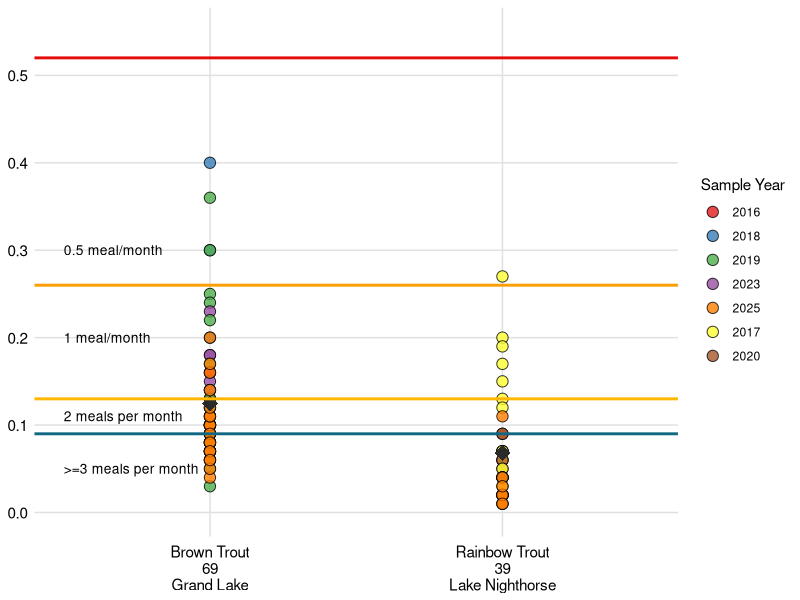
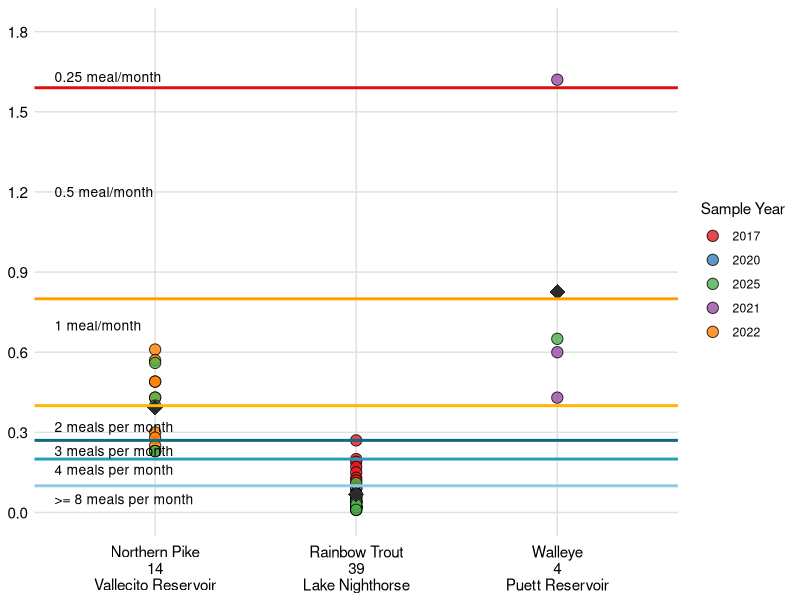
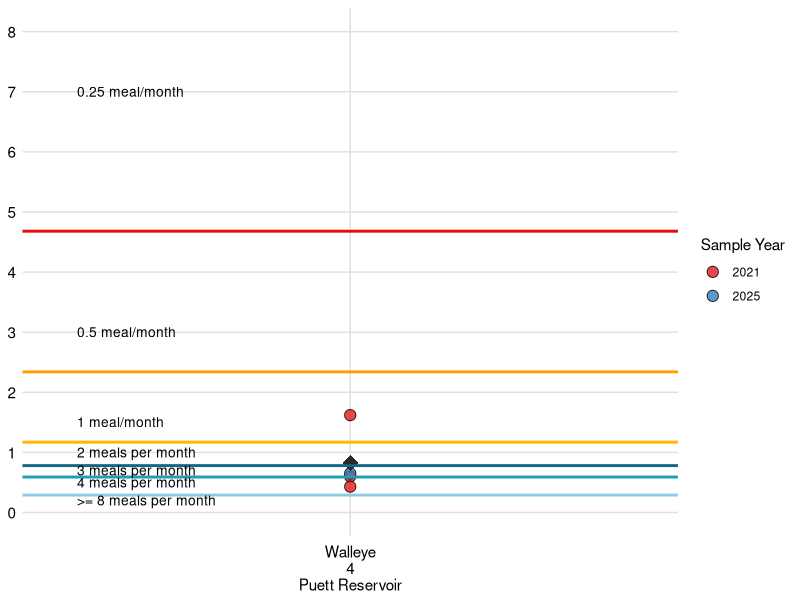

These charts were generated, in order, by the following R code:

library(ggplot2)
library(dplyr)
library(readxl)

# Importing the final dataset with TAC recommendations####

# Locate the directory
getwd()

# Import the new data
HgData_Clean_All_Data <- read_excel("03_Clean_Data/Hg_CleanedMaster_2026.xlsx")


# TAC Plots Children ####


# Filter for the waterbodies and species with recommendations for children that need to be discussed at the TAC
# Filter for the censored data unless the discussion includes data with combined data
Hg_SS_TAC_Children <- HgData_Clean_All_Data %>% filter(Sample_Year >= 2016) |>
  filter((Waterbody == "Grand Lake" &
            Species  == "Brown Trout") |
           (Waterbody == "Lake Nighthorse" &
              Species == "Rainbow Trout"
           )
  )

# Calculate the average concentration (result) for each species by waterbody.
Hg_SS_TAC_Children2 <- Hg_SS_TAC_Children %>%
  group_by(Waterbody, Species) %>%
  mutate(Average_Result = mean(Result), Num_Obs = n())



# Create a combined X-axis column with a newline character (\n)
# Make sure Year is treated as a factor/categorical variable
Hg_SS_TAC_Children2 <- Hg_SS_TAC_Children2 %>%
  mutate(
    x_label = paste(Species, Num_Obs, Waterbody, sep = "\n"),
    Year = as.factor(Sample_Year) # Convert year to factor for distinct colors
  )

# Run the plot
ggplot(Hg_SS_TAC_Children2, aes(x = x_label)) +
  # 1. Color points dynamically by Year (using fill or color)
  # shape = 21 allows a filled circle with a dark border
  geom_point(
    aes(y = Result, fill = Year), 
    shape = 21, 
    color = "black", 
    size = 3.5, 
    alpha = 0.8
  ) +
  
  # 2. Plot average results (green/dark diamonds)
  geom_point(aes(y = Average_Result), color = "#2a2a2a", shape = 18, size = 5) +
  
  # 3. Horizontal threshold lines
  geom_hline(yintercept = 0.52, color = "#e40b0b", linewidth = 1) + 
  geom_hline(yintercept = 0.26, color = "#fd9e02", linewidth = 1) + 
  geom_hline(yintercept = 0.13, color = "#ffb703", linewidth = 1) + 
  geom_hline(yintercept = 0.09, color = "#126782", linewidth = 1) + 
  
  # 4. Annotations
  annotate("text", x = 0.5, y = 0.3, label = "0.5 meal/month", hjust = 0, size = 3.5) +
  annotate("text", x = 0.5, y = .20, label = "1 meal/month", hjust = 0, size = 3.5) +
  annotate("text", x = 0.5, y = .11, label = "2 meals per month", hjust = 0, size = 3.5) +
  annotate("text", x = 0.5, y = .05, label = ">=3 meals per month", hjust = 0, size = 3.5) +
  
  # 5. Optional: Custom color palette for years
  scale_fill_brewer(palette = "Set1") + # Or use scale_fill_manual() for exact hex codes
  
  # 6. Formatting axes and limits
  scale_y_continuous(limits = c(0, 0.55), breaks = seq(0, .55, by = 0.1)) +
  labs(x = NULL, y = NULL, fill = "Sample Year") + 
  
  # 7. Styling theme
  theme_minimal() +
  theme(
    panel.grid.major.x = element_line(color = "#E0E0E0"),
    panel.grid.major.y = element_line(color = "#E0E0E0"),
    panel.grid.minor = element_blank(),
    axis.text.x = element_text(size = 11, color = "black", vjust = 0.5),
    axis.text.y = element_text(size = 11, color = "black"),
    legend.position = "right" # Displays the color legend for years
  )










# TAC Plots Women ####


# Filter for the waterbodies and species with recommendations for Women that need to be discussed at the TAC
# Filter for the censored data unless the discussion includes data with combined data
Hg_SS_TAC_Women <- HgData_Clean_All_Data %>% filter(Sample_Year >= 2016) |>
  filter((Waterbody == "Puett Reservoir" &
            Species  == "Walleye") |
           (Waterbody == "Lake Nighthorse" &
              Species == "Rainbow Trout"
           ) | (Waterbody == "Vallecito Reservoir" &
           Species  == "Northern Pike")
  )

# Calculate the average concentration (result) for each species by waterbody.
Hg_SS_TAC_Women2 <- Hg_SS_TAC_Women %>%
  group_by(Waterbody, Species) %>%
  mutate(Average_Result = mean(Result), Num_Obs = n())

# Create a combined X-axis column with a newline character (\n)
Hg_SS_TAC_Women2 <- Hg_SS_TAC_Women2 %>%
  mutate(
    x_label = paste(Species, Num_Obs, Waterbody, sep = "\n"),
    Year = as.factor(Sample_Year)
  )

ggplot(Hg_SS_TAC_Women2, aes(x = x_label)) +
  # 1. Plot individual concentration points
  geom_point(
    aes(y = Result, fill = Year),
    shape = 21,
    color = "black",                            
    size = 3.5, 
    alpha = 0.8
  ) + 
  
  # 2. Plot the average results (diamonds)
  geom_point(aes(y = Average_Result), color = "#2a2a2a", shape = 18, size = 5) +
  
  # 3. Add horizontal threshold lines
  geom_hline(yintercept = 1.59, color = "#e40b0b", linewidth = 1) + # 0.5 meal/month
  geom_hline(yintercept = 0.8, color = "#fd9e02", linewidth = 1) +  # 1 meal per month
  geom_hline(yintercept = 0.4, color = "#ffb703", linewidth = 1) +  # 2 meal per month
  geom_hline(yintercept = 0.27, color = "#126782", linewidth = 1) + # 3 meal per month
  geom_hline(yintercept = 0.2, color = "#219ebc", linewidth = 1) +  # 4 meal per month
  geom_hline(yintercept = 0.1, color = "#8ecae6", linewidth = 1) +  # 8 meal per month
  
  # 4. Add threshold text labels on the left side
  annotate("text", x = 0.5, y = 1.63, label = "0.25 meal/month", hjust = 0, size = 3.5) +
  annotate("text", x = 0.5, y = 1.2, label = "0.5 meal/month", hjust = 0, size = 3.5) +
  annotate("text", x = 0.5, y = .7, label = "1 meal/month", hjust = 0, size = 3.5) +
  annotate("text", x = 0.5, y = .32, label = "2 meals per month", hjust = 0, size = 3.5) +
  annotate("text", x = 0.5, y = .23, label = "3 meals per month", hjust = 0, size = 3.5) +
  annotate("text", x = 0.5, y = .16, label = "4 meals per month", hjust = 0, size = 3.5) +
  annotate("text", x = 0.5, y = .05, label = ">= 8 meals per month", hjust = 0, size = 3.5) +
  
  # 5. Formatting axes and limits
  scale_fill_brewer(palette = "Set1") +
  #  y-axis limits from 0 to 1.8 so high thresholds/annotations show up
  scale_y_continuous(limits = c(0, 1.8), breaks = seq(0, 1.8, by = 0.3)) +
  labs(x = NULL, y = NULL, fill = "Sample Year") +
  
  # 6. Styling theme
  theme_minimal() +
  theme(
    panel.grid.major.x = element_line(color = "#E0E0E0"),
    panel.grid.major.y = element_line(color = "#E0E0E0"),
    panel.grid.minor = element_blank(),
    axis.text.x = element_text(size = 11, color = "black", vjust = 0.5),
    axis.text.y = element_text(size = 11, color = "black"),
    legend.position = "right"
  )


# TAC Plots General Population ####


# Filter for the waterbodies and species with recommendations for Women that need to be discussed at the TAC
# Filter for the censored data unless the discussion includes data with combined data
Hg_SS_TAC_GP <- HgData_Clean_All_Data %>% filter(Sample_Year >= 2016) |>
  filter(Waterbody == "Puett Reservoir" &
            Species  == "Walleye") 

# Calculate the average concentration (result) for each species by waterbody.
Hg_SS_TAC_GP2 <- Hg_SS_TAC_GP %>%
  group_by(Waterbody, Species) %>%
  mutate(Average_Result = mean(Result), Num_Obs = n())



# Create a combined X-axis column with a newline character (\n)
Hg_SS_TAC_GP2 <- Hg_SS_TAC_GP2 %>%
  mutate(
    x_label = paste(Species, Num_Obs, Waterbody, sep = "\n"),
    Year = as.factor(Sample_Year)                   # Converts year to discrete factor
  )

ggplot(Hg_SS_TAC_GP2, aes(x = x_label)) +
  # 1. Plot individual concentration points (colored by year)
  geom_point(
    aes(y = Result, fill = Year),                   # Added fill = Year inside aes()
    shape = 21,                                     # Enables filled shape with black border
    color = "black",                                # Changed from solid #808080 to black border
    size = 3.5, 
    alpha = 0.8
  ) +
  
  # 2. Plot the average results (diamonds)
  geom_point(aes(y = Average_Result), color = "#2a2a2a", shape = 18, size = 5) +
  
  # 3. Add horizontal threshold lines
  geom_hline(yintercept = 4.68, color = "#e40b0b", linewidth = 1) + # 0.5 meal/month
  geom_hline(yintercept = 2.34, color = "#fd9e02", linewidth = 1) + # 1 meal per month
  geom_hline(yintercept = 1.17, color = "#ffb703", linewidth = 1) + # 2 meal per month
  geom_hline(yintercept = 0.78, color = "#126782", linewidth = 1) + # 3 meal per month
  geom_hline(yintercept = 0.59, color = "#219ebc", linewidth = 1) + # 4 meal per month
  geom_hline(yintercept = 0.29, color = "#8ecae6", linewidth = 1) + # 8 meal per month
  
  # 4. Add threshold text labels on the left side
  annotate("text", x = 0.5, y = 7, label = "0.25 meal/month",  hjust = 0, size = 3.5) +
  annotate("text", x = 0.5, y = 3, label = "0.5 meal/month",  hjust = 0, size = 3.5) +
  annotate("text", x = 0.5, y = 1.5, label = "1 meal/month",  hjust = 0, size = 3.5) +
  annotate("text", x = 0.5, y = 1, label = "2 meals per month",  hjust = 0, size = 3.5) +
  annotate("text", x = 0.5, y = .7, label = "3 meals per month",  hjust = 0, size = 3.5) +
  annotate("text", x = 0.5, y = .5, label = "4 meals per month",  hjust = 0, size = 3.5) +
  annotate("text", x = 0.5, y = .2, label = ">= 8 meals per month",  hjust = 0, size = 3.5) +
  
  # 5. Formatting axes and limits
  scale_fill_brewer(palette = "Set1") +             # Distinct color palette for years
  scale_y_continuous(limits = c(0, 8.0), breaks = seq(0, 8.0, by = 1.0)) +
  labs(x = NULL, y = NULL, fill = "Sample Year") +  # Added fill legend title
  
  # 6. Styling the theme to match a clean grid
  theme_minimal() +
  theme(
    panel.grid.major.x = element_line(color = "#E0E0E0"),
    panel.grid.major.y = element_line(color = "#E0E0E0"),
    panel.grid.minor = element_blank(),
    axis.text.x = element_text(size = 11, color = "black", vjust = 0.5),
    axis.text.y = element_text(size = 11, color = "black"),
    legend.position = "right"                        # Shows year legend on right
  )
